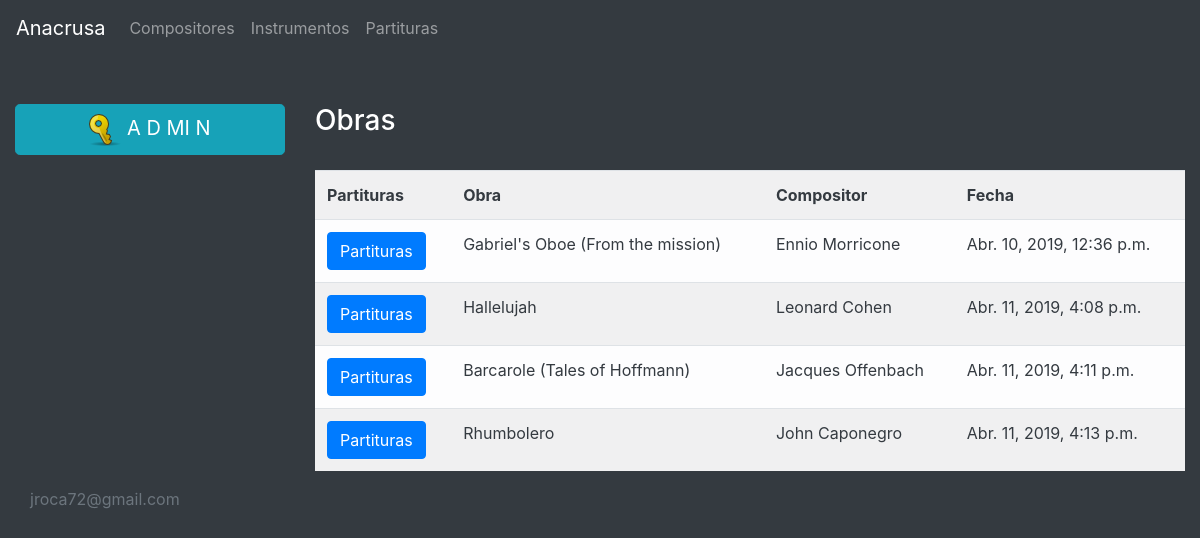
The page / on the database its author committed.
### glissando/models.py (models this page shows, shortened)
class obra(models.Model):
    obra = models.CharField(max_length=200)
    compositor = models.ForeignKey(compositor,default=None, null=False, blank=False)
    fecha = models.DateTimeField(default=datetime.now, blank=False)
    class Meta:
        verbose_name_plural = "Obras"

class compositor(models.Model):
    compositor = models.CharField(max_length=100)
    class Meta:
        verbose_name_plural = "Compositores"
    def __unicode__(self):
        return self.compositor

### glissando/views.py (the view)
# urls.py: url(r'^$', views.home, name='home'),
def home(request):
	obras = obra.objects.order_by('fecha')
	context = {'las_obras': obras}
	return render(request, 'glissando/home.html', context)

### templates/glissando/home.html
{% extends "base.html" %} {% load staticfiles %} {% block elcss %} {% endblock %}
{% block content %}
<br /><br />
<div class="row">
    <div class="col-md-3 col-lg-3">
        <a href="/admin" class="btn btn-info btn-lg btn-block">
            <img src="/media/key.png"> A D MI N
        </a>
    </div>
    <div class="col-md-9 col-lg-9">
        <h3> Obras </h3>
        <br /> {% if las_obras %}
        <div class="table-responsive">
            <table class="table table-striped table-light text-dark">
                <th>Partituras</th>
                <th>Obra</th>
                <th>Compositor</th>
                <th>Fecha</th>
                {% for obra in las_obras %}
                <tr>
                    <td><a href="/partituras/{{obra.id}}/" class="btn btn-primary">Partituras</a></td>
                    <td>{{ obra.obra }}</td>
                    <td>{{ obra.compositor }}</td>
                    <td>{{ obra.fecha }}</td>
                </tr>
                {% endfor %}
            </table>
        </div>
        {% else %}
        <p class="text-warning">Sin Obras</p>
        {% endif %}
    </div>
</div>
{% endblock %}

### rows shown on the page
obra: obra "Gabriel's Oboe (From the mission)", compositor "Ennio Morricone", fecha "Abr. 10, 2019, 12:36 p.m."
obra: obra "Hallelujah", compositor "Leonard Cohen", fecha "Abr. 11, 2019, 4:08 p.m."
obra: obra "Barcarole (Tales of Hoffmann)", compositor "Jacques Offenbach", fecha "Abr. 11, 2019, 4:11 p.m."
obra: obra "Rhumbolero", compositor "John Caponegro", fecha "Abr. 11, 2019, 4:13 p.m."
